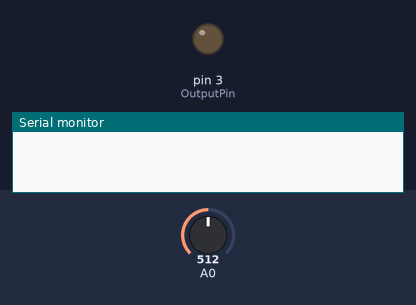
Simulated run of this sketch. Board: Arduino Uno, built with avr-gcc and run on an emulated ATmega328P. On the bench: output pins drawn as LEDs (lit = HIGH), the last lines printed to the serial monitor. Inputs (shaded band) come from the test bench; at power-on: A0 = 512.

Above: at 1.2 s.
1.3 s: A0 set to 128
4.0 s: A0 set to 112
At 4.5 s:
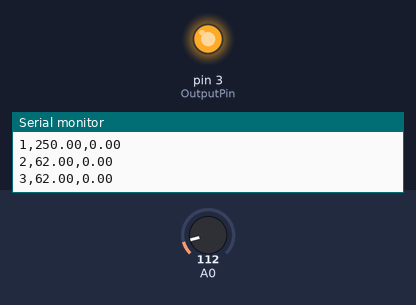
5.6 s: A0 set to 122
At 5.91 s:
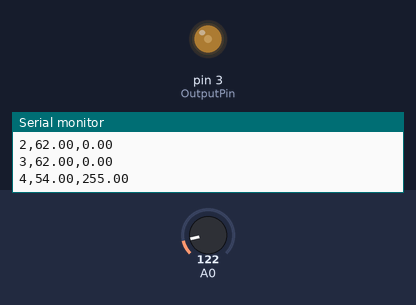
8.6 s: A0 set to 50
Timing chart, 0 to 11.4 s (numbered marks = the images above; inputs shaded):
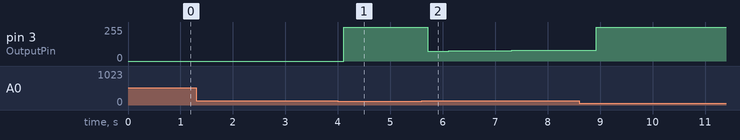

The sketch:

PID_AC_1.ino
```cpp
/*

   Controle PID de Potência em Corrente Alternada - Arduino e TRIAC

   Fonte:
   http://automatobr.blogspot.com.br/2013/05/controle-de-potencia-em-corrente.html

   exemplo 1

*/
#include <PID_v1.h>

// Carga (pino onde será aplicado o output)
#define OutputPin 3

// Constantes do PID
#define kp 50
#define ki 10
#define kd  0

// Variáveis do PID: a nomenclatura é a mesma descrita no post III
double SetPoint, PresentValue, ManipulatedValue;

// O último parâmetro indica se o controle é inversa ou
// diretamente proporcional, ou seja, se a uma alteração do PV
// deve corresponder uma alteração de mesmo sinal (DIRECT) ou
// de sinal trocado (REVERSE).
PID pid(&PresentValue, &ManipulatedValue, &SetPoint, kp, ki, kd, DIRECT);

long t;

void setup()
{
  Serial.begin(9600);
  pinMode(OutputPin, OUTPUT);
// Essa instrução ativa o PID, ou seja, a cada Compute(), o sistema
// irá calcular o valor de MV.
  pid.SetMode(AUTOMATIC);
  SetPoint=60;
  t=millis();
}


// Função que lê o PV. É uma função que lê a saída
// de um LM35 cinco vezes e acumula, depois tirando a média das
// 5 leituras e calculando a temperatura em °C.
int GetTemp(int sensor)
{
  float temp = 0;
  for(int i=0; i< 5;i++)
  {
    temp += analogRead(sensor);
    delay(20);
  }
  temp = (temp * 0.48875855)/5;
  return (int)temp;
}

void loop()
{
  float temp = GetTemp(A0);
  PresentValue=temp;
// Calcula o valor manipulado
  pid.Compute();
// Atua no processo
  analogWrite(OutputPin,ManipulatedValue);
// Mostra os valores pela serial
  if ((millis()-t) > 1000)
  {
    Serial.print(millis()/1000);
    Serial.print(",");
    Serial.print(PresentValue);
    Serial.print(",");
    Serial.println(ManipulatedValue);
    t=millis();
  }
  delay(300);
}
```

Measured:
- the behaviour switches between 123 and 122 on A0 (found by bisection; images 0 and 1)
- after the input at 4.0 s, pin 3 (OutputPin): 0/255 → 255/255 after 0.11 s
- after the input at 5.6 s, pin 3 (OutputPin): 255/255 → 75/255 after 0.12 s, → 76/255 0.40 s later, → 77/255 0.40 s later, → 78/255 0.40 s later, … (8 changes in this stretch)
